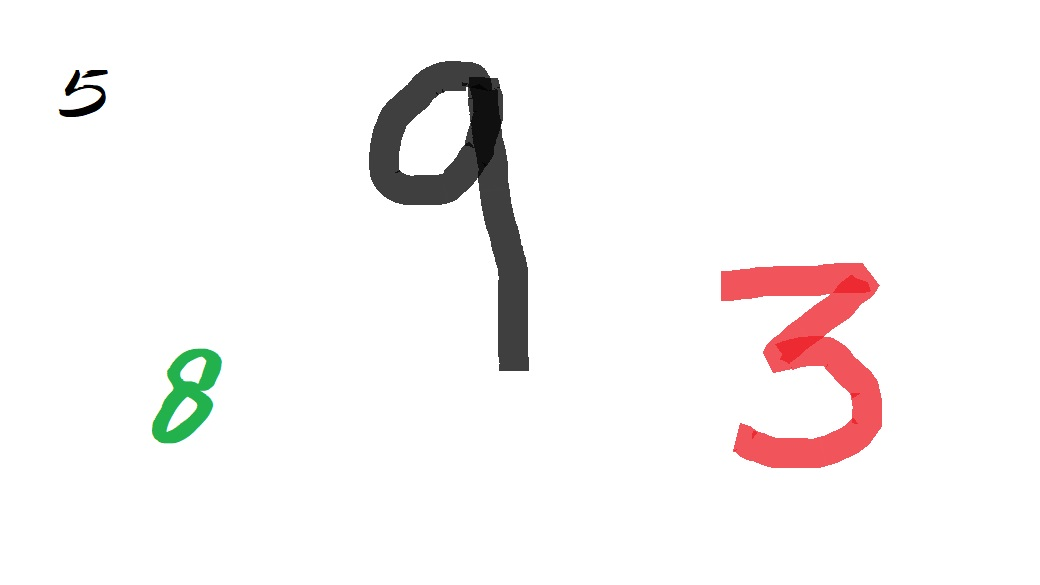
#> input picture test.jpg, 1040 x 585 px
$ jupyter execute --allow-errors digit_locater_and_identifier.ipynb   (shell and % lines are left out)   (older library calls are emulated)
#> lines starting #> are read from the running program, lines starting #| are printed output that depends on the picture; after the words box and inside, x2 and y2 are one past the last pixel; in counts of white or black regions, pixels touching at a corner belong together
[cell 1]
import warnings
warnings.filterwarnings('ignore')

import matplotlib
import matplotlib.pyplot as plt

from keras.models import model_from_json
import numpy as np
import cv2

[cell 2]
def load_model():
    path = "Models\\"
    json_file = open(path + 'model.json', 'r')
    loaded_model_json = json_file.read()
    json_file.close()

    model = model_from_json(loaded_model_json)
    model.load_weights(path + "model.h5")
    print("Loaded model from disk")
    return model

[cell 3]
test_image =  cv2.imread('test.jpg')
#> test_image is the input picture: shape (585, 1040, 3); mean B, G, R 243.9, 244.2, 247.5
test_image_gray = cv2.cvtColor(test_image,cv2.COLOR_BGR2GRAY)
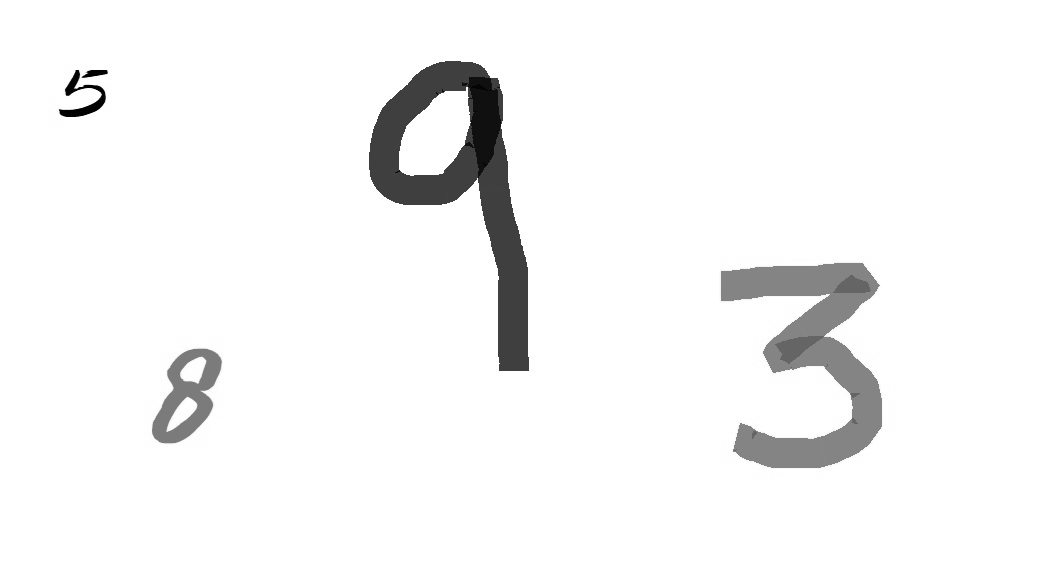
#> test_image_gray: shape (585, 1040); min 0, max 255, mean 245.2
_,thresh = cv2.threshold(test_image_gray,150,255,cv2.THRESH_BINARY_INV)
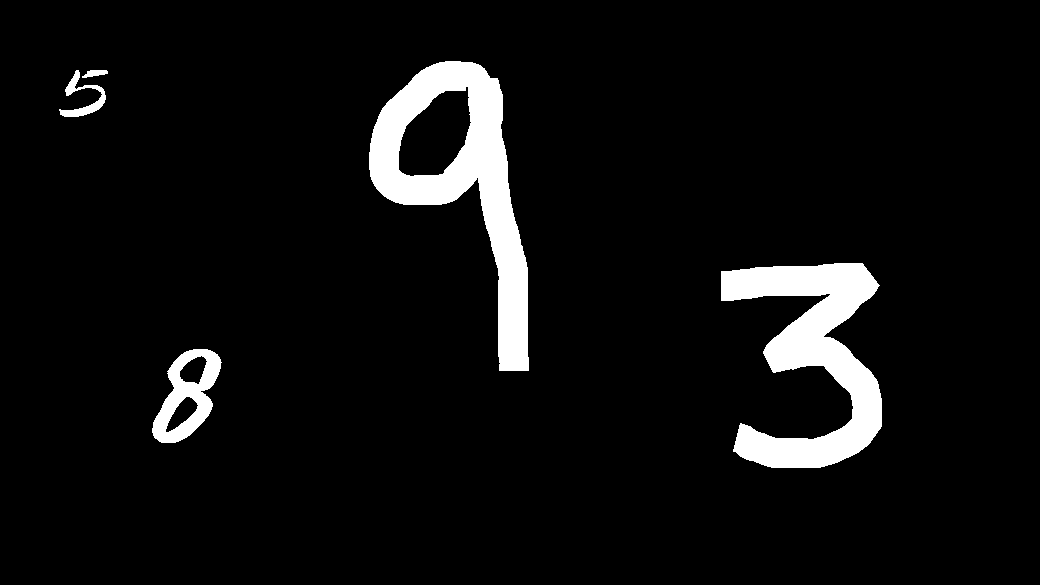
#> thresh: shape (585, 1040); 6% white; 5 white regions, box (x1, y1, x2, y2) and area: (369, 61, 529, 371) 17083, (721, 263, 882, 468) 15451, (152, 349, 222, 443) 3068, (59, 70, 106, 117) 672, (82, 70, 108, 78) 131

kernel = cv2.getStructuringElement(cv2.MORPH_CROSS,(3,3))
dilated = cv2.dilate(thresh,kernel,iterations = 13)
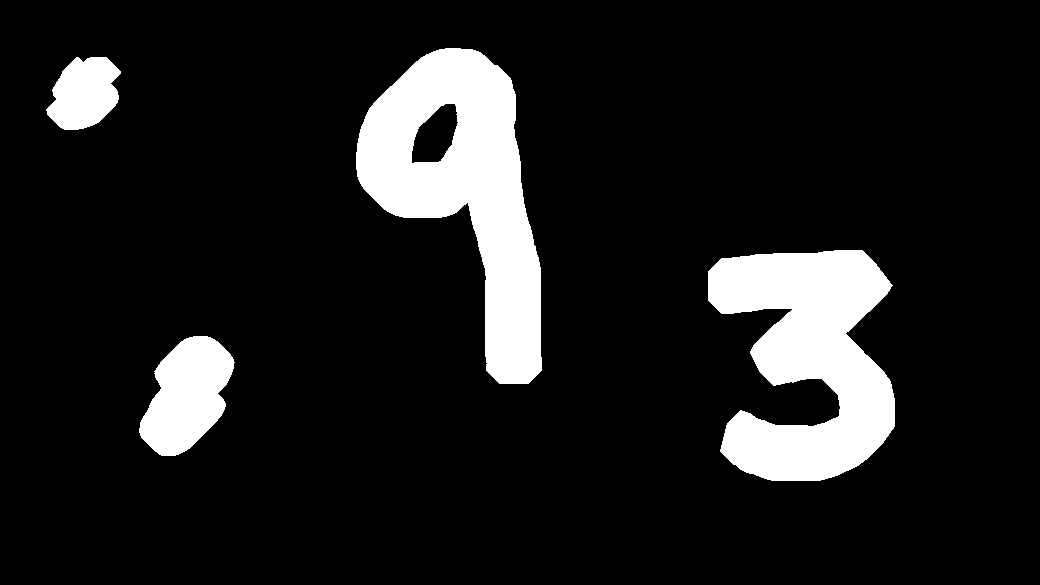
#> dilated: shape (585, 1040); 11.4% white; 4 white regions
__, contours, hierarchy = cv2.findContours(dilated,cv2.RETR_EXTERNAL,cv2.CHAIN_APPROX_NONE)
#> contours = 4 contours; box (x1, y1, x2, y2) and area: (356, 48, 542, 384) 31822, (708, 250, 895, 481) 27240, (139, 336, 235, 456) 7342, (46, 57, 121, 130) 3824

rectangles = [cv2.boundingRect(ctr) for ctr in contours]
#> rectangles = [(139, 336, 96, 120), (708, 250, 187, 231), (46, 57, 75, 73), (356, 48, 186, 336)]

#> (the rest of this cell did not finish here and is left out)

#> (reads Models/model.json from the repository)

for rect in rectangles:

    cv2.rectangle(test_image, (rect[0], rect[1]), (rect[0] + rect[2], rect[1] + rect[3]), (0, 0, 0), 3)
    leng = abs(int(rect[3]))
    pt1 = int(rect[1] + rect[3] // 2 - leng // 2)
    pt2 = int(rect[0] + rect[2] // 2 - leng // 2)


    extracted_image = thresh[pt1:pt1+leng, pt2:pt2+leng]
    extracted_image = cv2.resize(extracted_image, (28, 28)).reshape(1,1,28,28).astype('float32')

    prediction = np.argmax(model.predict(extracted_image), axis = 1)
    cv2.putText(test_image, 'digit: ' + str(int(prediction[0])), (rect[0], rect[1]-10),cv2.FONT_HERSHEY_SIMPLEX, 0.45, (0, 0, 0), 1, cv2.LINE_AA)


plt.imshow(test_image,  aspect='auto')
plt.show()
